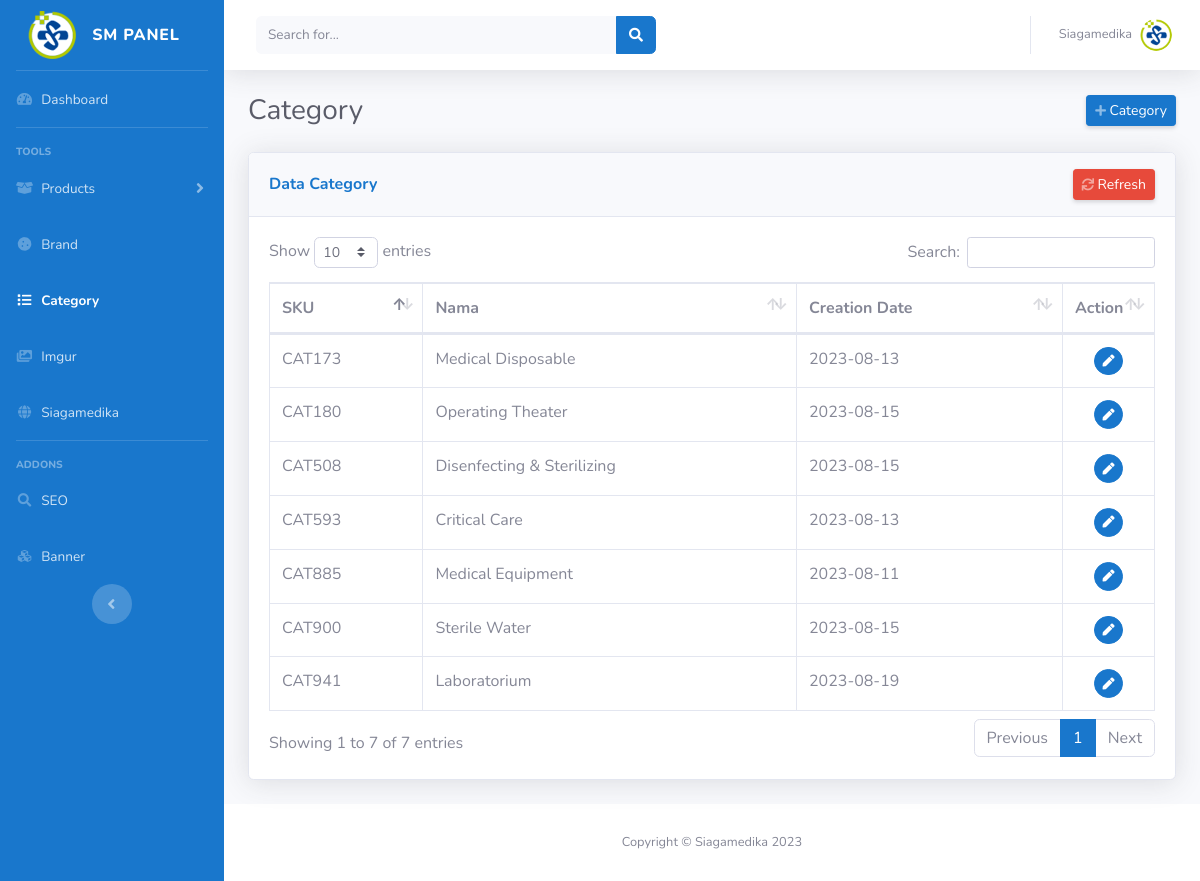
/admin_controller/kategori.php (signed in), run on the app's committed database.
### tables this page shows
CREATE TABLE `kategori` (
  `kode_kategori` varchar(300) NOT NULL,
  `NamaKategori` varchar(100) NOT NULL,
  `Tanggal` date NOT NULL
);

### admin_controller/kategori.php (the view, shortened to what this page needs)
<!DOCTYPE html>
<html lang="en">
<head>
    <?php include('layout/css.php')?>
</head>
<body id="page-top">
    <div id="wrapper">
        <?php include('layout/side_nav.php') ?>
        <div id="content-wrapper" class="d-flex flex-column">
            <div id="content">
               <?php include ('layout/nav.php') ?>
                <div class="container-fluid">
                    <div class="d-sm-flex align-items-center justify-content-between mb-4">
                        <h1 class="h3 mb-0 text-gray-800">Category</h1>
                        <button class="d-none d-sm-inline-block btn btn-sm btn-primary shadow-sm" data-toggle="modal" data-target="#AddCategory"><i class="fas fa-plus fa-sm text-white-50"></i> Category</button>
                    </div>
                    <?php
                    include '../koneksi.php';
                    $query = "SELECT NamaKategori, kode_kategori, Tanggal FROM kategori";
                    $result = mysqli_query($koneksi, $query);
                    $data = array();
                    while ($row = mysqli_fetch_assoc($result)) {
                        $data[] = $row;
                    }
                    ?>
                    <div class="card shadow mb-4">
                        <div class="card-header d-sm-flex align-items-center justify-content-between py-3">
                            <h6 class="m-0 font-weight-bold text-primary">Data Category</h6>
                            <button class="d-none d-sm-inline-block btn btn-sm btn-danger shadow-sm" onclick="location.reload();"><i class="fas fa-sync fa-sm text-white-50"></i> Refresh</button>
                        </div>
                        <div class="card-body">
                            <div class="table-responsive">
                                <table class="table table-bordered text-nowrap" id="brand_table" width="100%" cellspacing="0">
                                    <thead>
                                        <tr>
                                            <th>SKU</th>
                                            <th>Nama</th>
                                            <th>Creation Date</th>
                                            <th width="10" >Action</th>
                                        </tr>
                                    </thead>
                                    <tbody>
                                        <?php foreach ($data as $row): ?>
                                            <tr>
                                                <td><?php echo $row['kode_kategori']; ?></td>
                                                <td contenteditable="false" class="editable-cell" data-column="NamaKategori" data-original-value="<?php echo $row['NamaKategori']; ?>"><?php echo $row['NamaKategori']; ?></td>
                                                <td><?php echo $row['Tanggal']; ?></td>
                                                <td class="text-center">
                                                    <button class="btn btn-primary btn-circle btn-sm edit-save-cat" data-id_cat="<?php echo $row['kode_kategori']; ?>"><i class="fas fa-pen"></i></button>
                                                </td>
                                            </tr>
                                        <?php endforeach; ?>
                                    </tbody>
                                </table>
                            </div>
                        </div>
                    </div>
                </div>
            </div>
           <?php include('layout/footer.php')?>
        </div>
    </div>
</body>
</html>

### data on the page
kategori: kode_kategori "CAT173", NamaKategori "Medical Disposable", Tanggal "2023-08-13"
kategori: kode_kategori "CAT180", NamaKategori "Operating Theater", Tanggal "2023-08-15"
kategori: kode_kategori "CAT508", NamaKategori "Disenfecting & Sterilizing", Tanggal "2023-08-15"
kategori: kode_kategori "CAT593", NamaKategori "Critical Care", Tanggal "2023-08-13"
kategori: kode_kategori "CAT885", NamaKategori "Medical Equipment", Tanggal "2023-08-11"
kategori: kode_kategori "CAT900", NamaKategori "Sterile Water", Tanggal "2023-08-15"
kategori: kode_kategori "CAT941", NamaKategori "Laboratorium", Tanggal "2023-08-19"
